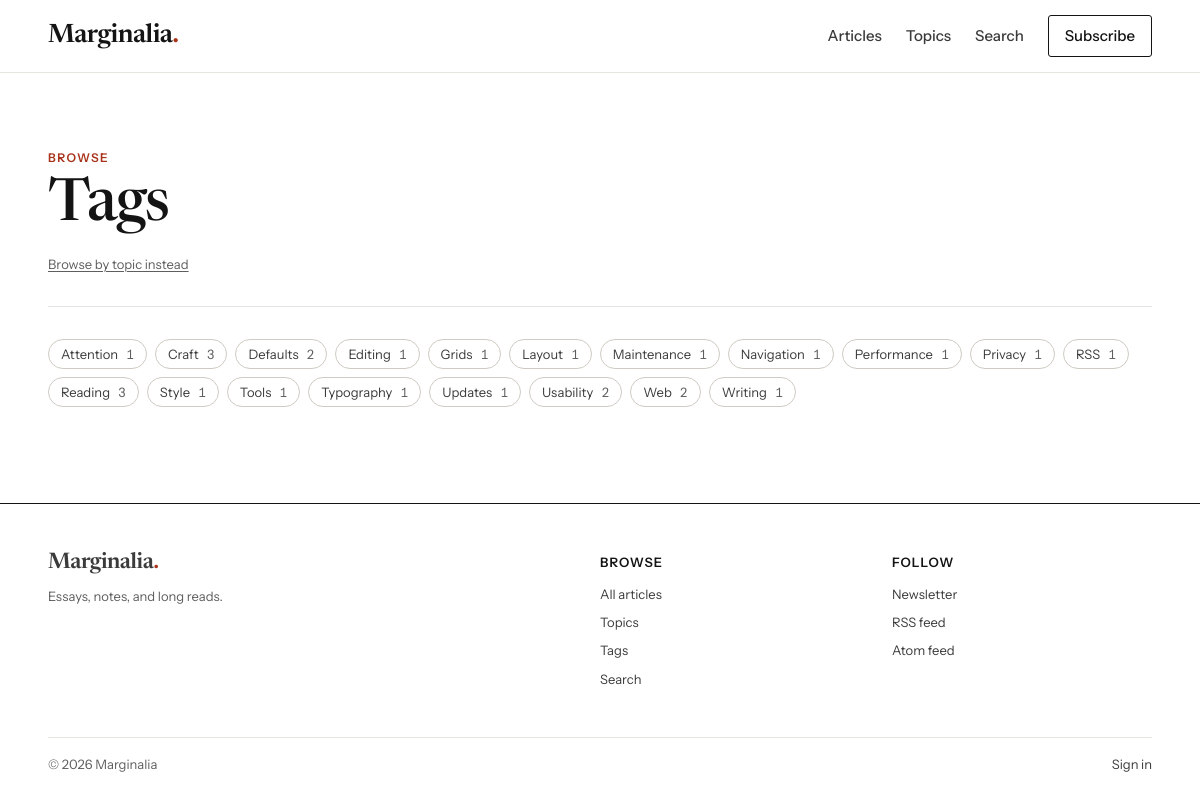
The app's page /tags/ with its own data.
### apps/blog/models.py (models this page shows, shortened)
class Tag(models.Model):
    name = models.CharField(max_length=60, unique=True)
    slug = models.SlugField(max_length=80, unique=True, validators=[slug_validator])
    is_demo = models.BooleanField(default=False)
    class Meta:
        ordering = ["name"]
    def get_absolute_url(self):
        return reverse("blog:tag_detail", args=[self.slug])

### apps/blog/views.py (the view)
# urls.py: path("tags/", views.tag_list, name="tag_list"),
@require_GET
def tag_list(request):
    tags = live_post_counts(Tag.objects.all()).filter(post_count__gt=0).order_by("name")
    return render(request, "blog/tag_list.html", {"tags": tags})

### apps/blog/views.py (called while the page is built)
def live_post_counts(queryset, related_name="posts"):
    return queryset.annotate(
        post_count=Count(
            related_name,
            filter=Q(
                **{
                    f"{related_name}__status": Post.Status.PUBLISHED,
                    f"{related_name}__published_at__lte": timezone.now(),
                }
            ),
            distinct=True,
        )
    )

### apps/core/context_processors.py (called while the page is built)
def site(request):
    return {
        "publication": {
            "name": settings.SITE_NAME,
            "tagline": settings.SITE_TAGLINE,
            "url": settings.SITE_URL,
            "language": settings.SITE_LANGUAGE,
        },
        "ephemeral_data": settings.EPHEMERAL_DATA,
    }

### apps/core/templatetags/ui.py (called while the page is built)
@register.simple_tag(takes_context=True)
def nav_current(context, *url_names):
    match = getattr(context.get("request"), "resolver_match", None)
    if match and match.view_name in url_names:
        return mark_safe(' aria-current="page"')
    return ""

### apps/studio/context_processors.py (called while the page is built)
def studio(request):
    match = getattr(request, "resolver_match", None)
    if not match or match.namespace != "studio" or not is_editor(request.user):
        return {}
    from apps.comments.models import Comment
    return {"studio_pending_comments": Comment.objects.pending().count()}

### templates/blog/tag_list.html (shortened to what this page needs)
{% extends "base.html" %}
{% block content %}
<div class="wrap">
  <header class="page-head">
    <span class="kicker">Browse</span>
    <h1>Tags</h1>
    <p class="page-head__meta"><a href="{% url 'blog:category_list' %}">Browse by topic instead</a></p>
  </header>
  {% if tags %}
    <ul class="tag-cloud" role="list">
      {% for tag in tags %}<li><a href="{{ tag.get_absolute_url }}">{{ tag.name }} <span class="count">{{ tag.post_count }}</span></a></li>{% endfor %}
    </ul>
  {% else %}
    <div class="empty"><h2>No tags yet</h2><p>Tags appear here once published articles use them.</p></div>
  {% endif %}
</div>
{% endblock %}

### static/css/site.css (style rules this page uses)
:root { color-scheme: light; --paper: #ffffff; --wash: #f6f5f1; --ink: #141414; --ink-2: #3b3b3b; --muted: #5e5e5e; --rule: #e7e5e0; --rule-strong: #cfcbc3; --control: #8f8b83; --accent: #a8321a; --accent-strong: #84260f; --accent-wash: #fbefe9; --success: #1f6b43; --success-wash: #eaf4ee; --danger: #a1221b; --danger-wash: #fbecea; --warning: #8a5300; --warning-wash: #fdf3e2; --serif: "Newsreader", "Iowan Old Style", "Palatino Linotype", Palatino, Georgia, serif; --sans: "Instrument Sans", system-ui, -apple-system, "Segoe UI", Roboto, "Helvetica Neue", Arial, sans-serif; --mono: "JetBrains Mono", ui-monospace, "Cascadia Code", Consolas, monospace; --step--1: 0.8125rem; --step-0: 0.9375rem; --step-1: 1.125rem; --step-2: clamp(1.25rem, 1.1rem + 0.5vw, 1.5rem); --step-3: clamp(1.5rem, 1.2rem + 1vw, 2rem); --step-4: clamp(1.875rem, 1.3rem + 2vw, 2.75rem); --step-5: clamp(2.25rem, 1.4rem + 3vw, 3.75rem); --space-1: 0.25rem; --space-2: 0.5rem; --space-3: 0.75rem; --space-4: 1rem; --space-5: 1.5rem; --space-6: 2rem; --space-7: 3rem; --space-8: 4.5rem; --space-9: 6rem; --page: 76rem; --measure: 40rem; --gutter: clamp(1rem, 4vw, 3rem); --radius: 3px; --header-h: 4.5rem; }
*, *::before, *::after { box-sizing: border-box; }
html { -webkit-text-size-adjust: 100%; text-size-adjust: 100%; scroll-padding-top: 1.5rem; }
body { margin: 0; background: var(--paper); color: var(--ink); font-family: var(--sans); font-size: var(--step-0); line-height: 1.55; text-rendering: optimizeLegibility; -webkit-font-smoothing: antialiased; display: flex; flex-direction: column; min-height: 100vh; overflow-wrap: break-word; }
h1, h2, h3, .meta, .post-row__excerpt, .article-dek, .page-head__lede, .topic-list__name { overflow-wrap: anywhere; }
h1, h2, h3, h4, h5, h6, p, figure, blockquote, ul, ol, dl { margin: 0; }
ul[role="list"], ol[role="list"] { list-style: none; padding: 0; }
@media (prefers-reduced-motion: no-preference) { html { scroll-behavior: smooth; } }
a { color: inherit; text-decoration-thickness: 1px; text-underline-offset: 0.18em; }
.wrap { width: 100%; max-width: calc(var(--page) + 2 * var(--gutter)); margin-inline: auto; padding-inline: var(--gutter); }
.kicker { display: inline-block; font-family: var(--sans); font-size: 0.75rem; font-weight: 600; letter-spacing: 0.12em; text-transform: uppercase; color: var(--accent); text-decoration: none; }
.page-head { padding-block: var(--space-8) var(--space-6); border-bottom: 1px solid var(--rule); margin-bottom: var(--space-6); }
.page-head h1 { font-family: var(--serif); font-size: var(--step-5); font-weight: 500; font-variation-settings: "opsz" 72; letter-spacing: -0.02em; line-height: 1.05; margin-top: var(--space-2); }
.page-head__meta { margin-top: var(--space-4); color: var(--muted); font-size: var(--step--1); }
.tag-cloud { display: flex; flex-wrap: wrap; gap: var(--space-2); list-style: none; padding: 0; margin: 0; }
.tag-cloud a { display: inline-flex; align-items: baseline; gap: var(--space-2); padding: var(--space-1) var(--space-3); border: 1px solid var(--rule-strong); border-radius: 999px; font-size: var(--step--1); text-decoration: none; color: var(--ink-2); }
.tag-cloud .count { color: var(--muted); font-variant-numeric: tabular-nums; }

### records on screen
Tag: name "Attention", post_count "1"
Tag: name "Craft", post_count "3"
Tag: name "Defaults", post_count "2"
Tag: name "Editing", post_count "1"
Tag: name "Grids", post_count "1"
Tag: name "Layout", post_count "1"
Tag: name "Maintenance", post_count "1"
Tag: name "Navigation", post_count "1"
Tag: name "Performance", post_count "1"
Tag: name "Privacy", post_count "1"
Tag: name "RSS", post_count "1"
Tag: name "Reading", post_count "3"
Tag: name "Style", post_count "1"
Tag: name "Tools", post_count "1"
Tag: name "Typography", post_count "1"
Tag: name "Updates", post_count "1"
Tag: name "Usability", post_count "2"
Tag: name "Web", post_count "2"
Tag: name "Writing", post_count "1"

### other values on screen
{{ publication.name }} "Marginalia"
{{ publication.tagline }} "Essays, notes, and long reads."
